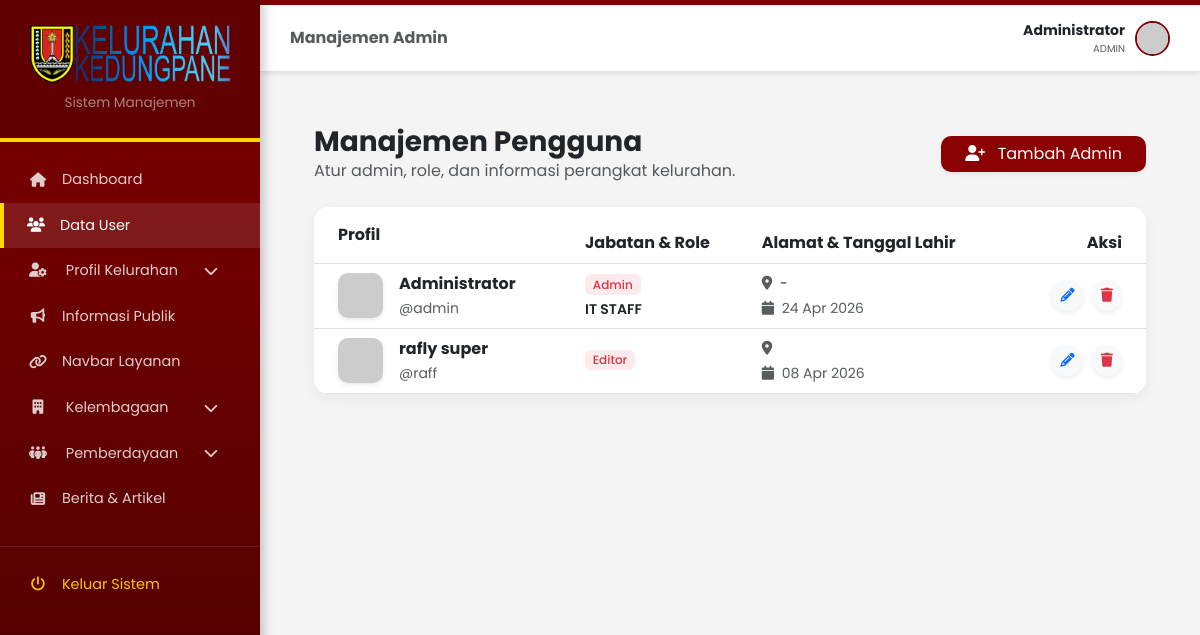
Screenshot of /admin/admin_users.php (signed in) with the database file from the repository.
### tables this page shows
CREATE TABLE `users` (
  `id` int(11) NOT NULL,
  `username` varchar(50) NOT NULL,
  `password` varchar(255) NOT NULL,
  `role` enum('Super Admin','Admin','Editor') DEFAULT 'Admin',
  `alamat` text DEFAULT NULL,
  `tanggal_lahir` date DEFAULT NULL,
  `jabatan` varchar(100) DEFAULT NULL,
  `foto_profil` varchar(255) DEFAULT NULL,
  `nama` varchar(100) NOT NULL,
  `foto` varchar(255) DEFAULT NULL,
  `last_login` datetime DEFAULT NULL,
  `is_active` tinyint(1) DEFAULT 1,
  `created_at` timestamp NOT NULL DEFAULT current_timestamp(),
  `updated_at` timestamp NOT NULL DEFAULT current_timestamp() ON UPDATE current_timestamp()
);

### admin/admin_users.php (the view, shortened to what this page needs)
<?php
require_once __DIR__ . '/auth.php';
$query_users = mysqli_query($conn, "SELECT * FROM users ORDER BY role ASC, nama ASC");
include 'admin_header.php';
?>
<div class="container-fluid p-4">
    <div class="d-flex justify-content-between align-items-center mb-4">
        <div>
            <h3 class="fw-bold mb-0">Manajemen Pengguna</h3>
            <p class="text-muted mb-0">Atur admin, role, dan informasi perangkat kelurahan.</p>
        </div>
        <button type="button" class="btn btn-maroon px-4 shadow-sm" data-bs-toggle="modal" data-bs-target="#modalUser" onclick="resetForm()">
            <i class="fa-solid fa-user-plus me-2"></i> Tambah Admin
        </button>
    </div>
    <div class="card table-card">
        <div class="table-responsive">
            <table class="table table-hover align-middle mb-0">
                <thead class="bg-light">
                    <tr>
                        <th class="ps-4 py-3">Profil</th>
                        <th>Jabatan & Role</th>
                        <th>Alamat & Tanggal Lahir</th>
                        <th class="text-end pe-4">Aksi</th>
                    </tr>
                </thead>
                <tbody>
                    <?php while($user = mysqli_fetch_assoc($query_users)):
                        $u_id = $user['id'] ?? 0;
                        $my_id = $_SESSION['id'] ?? 0;
                        $nama_url = urlencode($user['nama'] ?? 'User');
                        $avatar_otomatis = "https://ui-avatars.com/api/?name={$nama_url}&background=8B0000&color=fff&rounded=true&bold=true";
                        $foto_profil = !empty($user['foto_profil']) ? '../assets/img/uploads/' . $user['foto_profil'] : $avatar_otomatis;
                    ?>
                    <tr>
                        <td class="ps-4">
                            <div class="d-flex align-items-center">
                                <img src="<?= $foto_profil; ?>"
                                     class="user-avatar-list me-3 shadow-sm"
                                     style="border: none;"
                                     onerror="this.onerror=null; this.src='<?= $avatar_otomatis; ?>';">
                                <div>
                                    <div class="fw-bold text-dark"><?= htmlspecialchars($user['nama'] ?? '-'); ?></div>
                                    <small class="text-muted">@<?= htmlspecialchars($user['username'] ?? '-'); ?></small>
                                </div>
                            </div>
                        </td>
                        <td>
                            <span class="badge bg-danger bg-opacity-10 text-danger mb-1"><?= htmlspecialchars($user['role'] ?? 'Admin'); ?></span>
                            <div class="small fw-semibold"><?= htmlspecialchars($user['jabatan'] ?? '-'); ?></div>
                        </td>
                        <td>
                            <div class="small mb-1"><i class="fa-solid fa-map-marker-alt me-1 text-muted"></i> <?= htmlspecialchars($user['alamat'] ?? '-'); ?></div>
                            <div class="small text-muted"><i class="fa-solid fa-calendar me-1"></i> <?= (!empty($user['tanggal_lahir']) && $user['tanggal_lahir'] != '0000-00-00') ? date('d M Y', strtotime($user['tanggal_lahir'])) : '-'; ?></div>
                        </td>
                        <td class="text-end pe-4">
                            <button type="button" class="btn btn-sm btn-light rounded-circle shadow-sm me-1"
                                    data-bs-toggle="modal"
                                    data-bs-target="#modalUser"
                                    data-id="<?= htmlspecialchars($u_id); ?>"
                                    data-nama="<?= htmlspecialchars($user['nama'] ?? ''); ?>"
                                    data-username="<?= htmlspecialchars($user['username'] ?? ''); ?>"
                                    data-role="<?= htmlspecialchars($user['role'] ?? 'Admin'); ?>"
                                    data-jabatan="<?= htmlspecialchars($user['jabatan'] ?? ''); ?>"
                                    data-alamat="<?= htmlspecialchars($user['alamat'] ?? ''); ?>"
                                    data-tgl="<?= htmlspecialchars($user['tanggal_lahir'] ?? ''); ?>"
                                    data-foto="<?= htmlspecialchars($user['foto_profil'] ?? ''); ?>"
                                    onclick="editUser(this)">
                                <i class="fa-solid fa-pencil text-primary"></i>
                            </button>
                            <?php if($u_id != $my_id && $u_id != 0): ?>
                            <a href="?delete=<?= $u_id; ?>" class="btn btn-sm btn-light rounded-circle shadow-sm btn-hapus" title="Hapus">
                                <i class="fa-solid fa-trash text-danger"></i>
                            </a>
                            <?php endif; ?>
                        </td>
                    </tr>
                    <?php endwhile; ?>
                </tbody>
            </table>
        </div>
    </div>
</div>
<?php include 'admin_footer.php'; ?>

### admin/admin_styles.css (style rules this page uses)
:root { --maroon-dark: #4a0000; --maroon-bright: #800000; --maroon-header: #600000; --gold: #ffd700; --bg-light: #f4f4f4; }
* { margin: 0; padding: 0; box-sizing: border-box; }
body { font-family: 'Poppins', sans-serif; background-color: var(--bg-light); display: flex; min-height: 100vh; }
.table-responsive { overflow-x: auto; -webkit-overflow-scrolling: touch; }
.badge { font-weight: 500; }
.card { border-radius: 0.75rem; }

### admin/admin_users.php (style rules this page uses)
.user-avatar-list { width: 45px; height: 45px; object-fit: cover; border-radius: 10px; }
.btn-maroon { background-color: #8B0000; color: white; border-radius: 10px; border: none; }
.table-card { border: none; border-radius: 15px; overflow: hidden; box-shadow: 0 4px 15px rgba(0,0,0,0.05); background: #fff; }

### rows the page displays
users: nama "Administrator", username "admin", role "Admin", jabatan "IT STAFF", alamat "-", tanggal_lahir "24 Apr 2026"
users: nama "rafly super", username "raff", role "Editor", tanggal_lahir "08 Apr 2026"

### other values shown
$page_title "Manajemen Admin"
$_SESSION['nama'] "Administrator"
$_SESSION['role'] "ADMIN"
